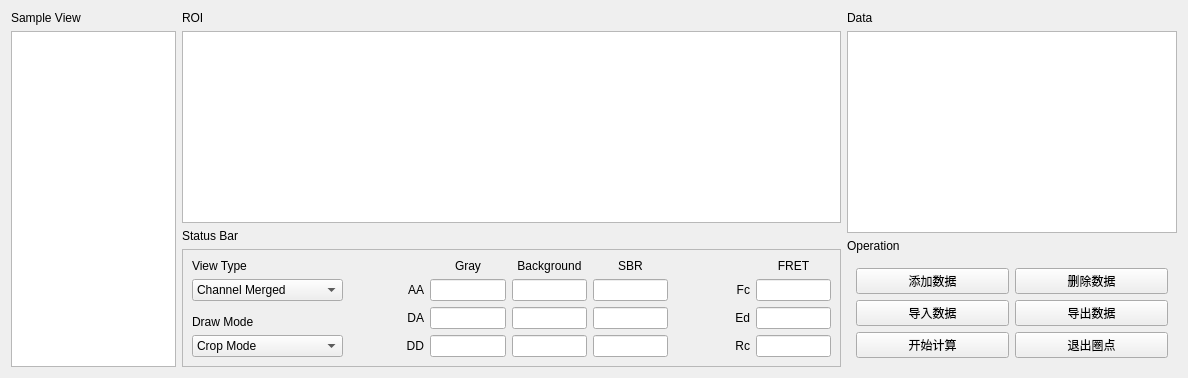
      <widget class="QWidget" name="pageScreen">
       <layout class="QHBoxLayout" name="horizontalLayout_6" stretch="1,4,2">
        <item>
         <layout class="QVBoxLayout" name="verticalLayout_8">
          <item>
           <widget class="QLabel" name="label_44">
            <property name="text">
             <string>Sample View</string>
            </property>
           </widget>
          </item>
          <item>
           <widget class="QTableView" name="tableView">
            <property name="sizePolicy">
             <sizepolicy hsizetype="Preferred" vsizetype="Expanding">
              <horstretch>0</horstretch>
              <verstretch>0</verstretch>
             </sizepolicy>
            </property>
           </widget>
          </item>
         </layout>
        </item>
        <item>
         <layout class="QVBoxLayout" name="verticalLayoutScreen" stretch="0,0,0,0">
          <item>
           <widget class="QLabel" name="label_43">
            <property name="sizePolicy">
             <sizepolicy hsizetype="Preferred" vsizetype="Fixed">
              <horstretch>0</horstretch>
              <verstretch>0</verstretch>
             </sizepolicy>
            </property>
            <property name="text">
             <string>ROI</string>
            </property>
           </widget>
          </item>
          <item>
           <widget class="WizGraphicsView" name="graphicsView"/>
          </item>
          <item>
           <widget class="QLabel" name="label_53">
            <property name="text">
             <string>Status Bar</string>
            </property>
           </widget>
          </item>
          <item>
           <widget class="QFrame" name="frame_10">
            <property name="frameShape">
             <enum>QFrame::StyledPanel</enum>
            </property>
            <property name="frameShadow">
             <enum>QFrame::Raised</enum>
            </property>
            <layout class="QGridLayout" name="gridLayout_6" columnstretch="2,1,1,1,1,1,1">
             <item row="2" column="1">
              <widget class="QLabel" name="label_59">
               <property name="text">
                <string>DA</string>
               </property>
               <property name="alignment">
                <set>Qt::AlignRight|Qt::AlignTrailing|Qt::AlignVCenter</set>
               </property>
              </widget>
             </item>
             <item row="2" column="6">
              <widget class="QLineEdit" name="lineEditStatusFretEd">
               <property name="alignment">
                <set>Qt::AlignCenter</set>
               </property>
              </widget>
             </item>
             <item row="3" column="1">
              <widget class="QLabel" name="label_60">
               <property name="text">
                <string>DD</string>
               </property>
               <property name="alignment">
                <set>Qt::AlignRight|Qt::AlignTrailing|Qt::AlignVCenter</set>
               </property>
              </widget>
             </item>
             <item row="3" column="6">
              <widget class="QLineEdit" name="lineEditStatusFretRc">
               <property name="alignment">
                <set>Qt::AlignCenter</set>
               </property>
              </widget>
             </item>
             <item row="1" column="0">
              <widget class="QComboBox" name="comboBoxViewType">
               <item>
                <property name="text">
                 <string>Channel Merged</string>
                </property>
               </item>
               <item>
                <property name="text">
                 <string>AA Normalized</string>
                </property>
               </item>
               <item>
                <property name="text">
                 <string>DA Normalized</string>
                </property>
               </item>
               <item>
                <property name="text">
                 <string>DD Normalized</string>
                </property>
               </item>
               <item>
                <property name="text">
                 <string>Rc Pseudo</string>
                </property>
               </item>
               <item>
                <property name="text">
                 <string>Ed Pseudo</string>
                </property>
               </item>
              </widget>
             </item>
             <item row="1" column="5">
              <widget class="QLabel" name="label_61">
               <property name="whatsThis">
                <string>&lt;html&gt;&lt;head/&gt;&lt;body&gt;&lt;p&gt;&lt;span style=&quot; font-weight:700;&quot;&gt;Fc | 敏化发射荧光量&lt;/span&gt;&lt;/p&gt;&lt;p&gt;由于计算 Fc 前需要对曝光时间进行归一化，因此这里的 Fc 的数值可能与直接灰度值存在数量级的差距。一般来说，Fc 为正是发生 FRET 的一个必要条件。&lt;/p&gt;&lt;/body&gt;&lt;/html&gt;</string>
               </property>
               <property name="text">
                <string>Fc</string>
               </property>
               <property name="alignment">
                <set>Qt::AlignRight|Qt::AlignTrailing|Qt::AlignVCenter</set>
               </property>
              </widget>
             </item>
             <item row="0" column="4">
              <widget class="QLabel" name="label_56">
               <property name="whatsThis">
                <string>&lt;html&gt;&lt;head/&gt;&lt;body&gt;&lt;p&gt;&lt;span style=&quot; font-weight:700;&quot;&gt;SBR | 信噪比（Signal-Background Ratio）&lt;/span&gt;&lt;/p&gt;&lt;p&gt;一般来说，信噪比大于3的数据是质量优秀的。&lt;/p&gt;&lt;/body&gt;&lt;/html&gt;</string>
               </property>
               <property name="text">
                <string>SBR</string>
               </property>
               <property name="alignment">
                <set>Qt::AlignBottom|Qt::AlignHCenter</set>
               </property>
              </widget>
             </item>
             <item row="2" column="2">
              <widget class="QLineEdit" name="lineEditStatusGrayDA">
               <property name="alignment">
                <set>Qt::AlignCenter</set>
               </property>
              </widget>
             </item>
             <item row="1" column="1">
              <widget class="QLabel" name="label_55">
               <property name="text">
                <string>AA</string>
               </property>
               <property name="alignment">
                <set>Qt::AlignRight|Qt::AlignTrailing|Qt::AlignVCenter</set>
               </property>
              </widget>
             </item>
             <item row="2" column="5">
              <widget class="QLabel" name="label_62">
               <property name="text">
                <string>Ed</string>
               </property>
               <property name="alignment">
                <set>Qt::AlignRight|Qt::AlignTrailing|Qt::AlignVCenter</set>
               </property>
              </widget>
             </item>
             <item row="1" column="6">
              <widget class="QLineEdit" name="lineEditStatusFretFc">
               <property name="alignment">
                <set>Qt::AlignCenter</set>
               </property>
              </widget>
             </item>
             <item row="2" column="0">
              <widget class="QLabel" name="label_52">
               <property name="text">
                <string>Draw Mode</string>
               </property>
               <property name="alignment">
                <set>Qt::AlignBottom|Qt::AlignLeading|Qt::AlignLeft</set>
               </property>
              </widget>
             </item>
             <item row="1" column="3">
              <widget class="QLineEdit" name="lineEditBackGroundAA">
               <property name="alignment">
                <set>Qt::AlignCenter</set>
               </property>
              </widget>
             </item>
             <item row="3" column="0">
              <widget class="QComboBox" name="comboBoxDrawMode">
               <item>
                <property name="text">
                 <string>Crop Mode</string>
                </property>
               </item>
               <item>
                <property name="text">
                 <string>Stamp Mode</string>
                </property>
               </item>
              </widget>
             </item>
             <item row="1" column="4">
              <widget class="QLineEdit" name="lineEditStatusSbrAA">
               <property name="alignment">
                <set>Qt::AlignCenter</set>
               </property>
              </widget>
             </item>
             <item row="2" column="4">
              <widget class="QLineEdit" name="lineEditStatusSbrDA">
               <property name="alignment">
                <set>Qt::AlignCenter</set>
               </property>
              </widget>
             </item>
             <item row="0" column="6">
              <widget class="QLabel" name="label_57">
               <property name="text">
                <string>FRET</string>
               </property>
               <property name="alignment">
                <set>Qt::AlignBottom|Qt::AlignHCenter</set>
               </property>
              </widget>
             </item>
             <item row="3" column="5">
              <widget class="QLabel" name="label_63">
               <property name="text">
                <string>Rc</string>
               </property>
               <property name="alignment">
                <set>Qt::AlignRight|Qt::AlignTrailing|Qt::AlignVCenter</set>
               </property>
              </widget>
             </item>
             <item row="3" column="2">
              <widget class="QLineEdit" name="lineEditStatusGrayDD">
               <property name="alignment">
                <set>Qt::AlignCenter</set>
               </property>
              </widget>
             </item>
             <item row="0" column="3">
              <widget class="QLabel" name="label_64">
               <property name="whatsThis">
                <string>&lt;html&gt;&lt;head/&gt;&lt;body&gt;&lt;p&gt;&lt;span style=&quot; font-weight:700;&quot;&gt;Background | 背景灰度值&lt;/span&gt;&lt;/p&gt;&lt;p&gt;这个灰度值是通过对全图像素进行扫描得到的，一般认为那个出现次数最多的灰度值就是背景灰度值。&lt;/p&gt;&lt;/body&gt;&lt;/html&gt;</string>
               </property>
               <property name="text">
                <string>Background</string>
               </property>
               <property name="alignment">
                <set>Qt::AlignBottom|Qt::AlignHCenter</set>
               </property>
              </widget>
             </item>
             <item row="3" column="4">
              <widget class="QLineEdit" name="lineEditStatusSbrDD">
               <property name="alignment">
                <set>Qt::AlignCenter</set>
               </property>
              </widget>
             </item>
             <item row="3" column="3">
              <widget class="QLineEdit" name="lineEditBackGroundDD">
               <property name="alignment">
                <set>Qt::AlignCenter</set>
               </property>
              </widget>
             </item>
             <item row="2" column="3">
              <widget class="QLineEdit" name="lineEditBackGroundDA">
               <property name="alignment">
                <set>Qt::AlignCenter</set>
               </property>
              </widget>
             </item>
             <item row="0" column="2">
              <widget class="QLabel" name="label_54">
               <property name="text">
                <string>Gray</string>
               </property>
               <property name="alignment">
                <set>Qt::AlignBottom|Qt::AlignHCenter</set>
               </property>
              </widget>
             </item>
             <item row="1" column="2">
              <widget class="QLineEdit" name="lineEditStatusGrayAA">
               <property name="alignment">
                <set>Qt::AlignCenter</set>
               </property>
              </widget>
             </item>
             <item row="0" column="0">
              <widget class="QLabel" name="label_58">
               <property name="text">
                <string>View Type</string>
               </property>
               <property name="alignment">
                <set>Qt::AlignBottom|Qt::AlignLeading|Qt::AlignLeft</set>
               </property>
              </widget>
             </item>
            </layout>
           </widget>
          </item>
         </layout>
        </item>
        <item>
         <layout class="QVBoxLayout" name="verticalLayout_6" stretch="0,0,0,0">
          <item>
           <widget class="QLabel" name="label_42">
            <property name="sizePolicy">
             <sizepolicy hsizetype="Preferred" vsizetype="Fixed">
              <horstretch>0</horstretch>
              <verstretch>0</verstretch>
             </sizepolicy>
            </property>
            <property name="text">
             <string>Data</string>
            </property>
           </widget>
          </item>
          <item>
           <widget class="QTableView" name="tableRecord"/>
          </item>
          <item>
           <widget class="QLabel" name="label_45">
            <property name="text">
             <string>Operation</string>
            </property>
           </widget>
          </item>
          <item>
           <widget class="QFrame" name="frameOperate">
            <property name="sizePolicy">
             <sizepolicy hsizetype="Preferred" vsizetype="Preferred">
              <horstretch>0</horstretch>
              <verstretch>0</verstretch>
             </sizepolicy>
            </property>
            <property name="minimumSize">
             <size>
              <width>0</width>
              <height>5</height>
             </size>
            </property>
            <layout class="QGridLayout" name="gridLayout_4">
             <item row="1" column="0">
              <widget class="QPushButton" name="pushButtonImportScreen">
               <property name="text">
                <string>导入数据</string>
               </property>
              </widget>
             </item>
             <item row="0" column="1">
              <widget class="QPushButton" name="pushButtonDelete">
               <property name="text">
                <string>删除数据</string>
               </property>
              </widget>
             </item>
             <item row="2" column="0">
              <widget class="QPushButton" name="pushButtonCalc">
               <property name="text">
                <string>开始计算</string>
               </property>
              </widget>
             </item>
             <item row="1" column="1">
              <widget class="QPushButton" name="pushButtonExport">
               <property name="text">
                <string>导出数据</string>
               </property>
              </widget>
             </item>
             <item row="2" column="1">
              <widget class="QPushButton" name="pushButtonBack">
               <property name="text">
                <string>退出圈点</string>
               </property>
              </widget>
             </item>
             <item row="0" column="0">
              <widget class="QPushButton" name="pushButtonAdd">
               <property name="text">
                <string>添加数据</string>
               </property>
              </widget>
             </item>
            </layout>
           </widget>
          </item>
         </layout>
        </item>
       </layout>
      </widget>
